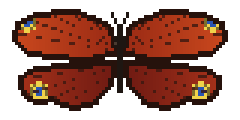
#> input picture butterfly-game/steam/_src/bf_aglais_io.png, 80 x 40 px, given in place of logo.png, which was not available (shown 3 times larger)
$ python make_steam_art.py
#> lines starting #> are read from the running program, lines starting #| are printed output that depends on the picture; pictures that were not available may be replaced by others from this repository, and a replacement may not be noted
"""Steam store graphics from steam/_src (made by tools/test/steam_art_src.js) and steam/screenshots -> steam/capsules"""
import os, math
from PIL import Image, ImageDraw, ImageFilter, ImageEnhance
ROOT = os.path.join(os.path.dirname(os.path.abspath(__file__)), '..', 'steam'); SRC = os.path.join(ROOT, '_src'); OUT = os.path.join(ROOT, 'capsules')
os.makedirs(OUT, exist_ok=True)
ld = lambda n: Image.open(os.path.join(SRC, n)).convert('RGBA')
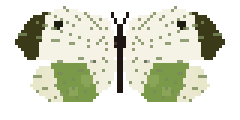
#> input picture butterfly-game/steam/_src/bf_euchloe_guaymasensis.png, 80 x 40 px (shown 3 times larger)
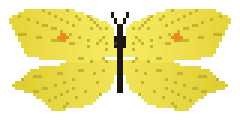
#> input picture butterfly-game/steam/_src/bf_gonepteryx_rhamni.png, 80 x 40 px (shown 3 times larger)
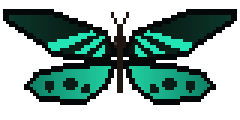
#> input picture butterfly-game/steam/_src/bf_ornithoptera_alexandrae.png, 80 x 40 px (shown 3 times larger)
def pano(n, scale):  # nearest-neighbour upscale keeps the pixels crisp
    im = ld('pano_' + n + '.png'); return im.resize((im.width * scale, im.height * scale), Image.NEAREST)
def trim(im):
    return im.crop(im.getbbox())
LOGO = trim(ld('logo.png'))
BF = {n[3:-4]: ld(n) for n in os.listdir(SRC) if n.startswith('bf_')}
#> BF = 4 items
def cover(im, w, h, fx=0.5, fy=0.5):
    s = max(w / im.width, h / im.height); im = im.resize((math.ceil(im.width * s), math.ceil(im.height * s)), Image.NEAREST)
    x = int((im.width - w) * fx); y = int((im.height - h) * fy); return im.crop((x, y, x + w, y + h))
def logo_on(img, width, cx, cy):
    s = max(1, round(width / LOGO.width)); lg = LOGO.resize((LOGO.width * s, LOGO.height * s), Image.NEAREST)
    # soft dark glow so the logo reads on any background
    a = lg.split()[3].filter(ImageFilter.MaxFilter(5)).filter(ImageFilter.GaussianBlur(5)); glow = Image.new('RGBA', lg.size, (0, 0, 0, 0)); glow.putalpha(a.point(lambda v: int(v * 0.6)))
    img.alpha_composite(glow, (int(cx - lg.width / 2), int(cy - lg.height / 2))); img.alpha_composite(lg, (int(cx - lg.width / 2), int(cy - lg.height / 2))); return img
def butterflies(img, items, size):  # items: (name, x, y, angle, scale)
    for n, x, y, ang, k in items:
        if n not in BF: continue
        b = BF[n].resize((int(80 * k * size), int(40 * k * size)), Image.NEAREST).rotate(ang + 90, expand=True, resample=Image.NEAREST)
        img.alpha_composite(b, (int(x - b.width / 2), int(y - b.height / 2)))
    return img
def save(img, name, jpg=False):
    img = img.convert('RGB'); p = os.path.join(OUT, name); img.save(p, quality=95) if jpg else img.save(p); print(name, img.size)

# header capsule 460x215, small 231x87, main 616x353, vertical 374x448 (store); 600x900 capsule, 3840x1240 hero, 1438x810 background (library / page)
def capsule(w, h, scene, logo_w, ly, bfs=(), size=None):
    sc = size or max(1, w // 460); img = cover(pano(scene, 8 if w > 700 else 4), w, h, 0.5, 0.78).convert('RGBA')
    g = Image.new('RGBA', (w, h), (0, 0, 0, 0)); d = ImageDraw.Draw(g)
    for y in range(h): d.line([(0, y), (w, y)], fill=(0, 12, 24, int(150 * (y / h) ** 2)))
    img.alpha_composite(g); butterflies(img, [(n, x * w, y * h, a, k) for n, x, y, a, k in bfs], max(1, w / 460)); return logo_on(img, logo_w, w / 2, ly * h)
B1 = [('papilio_machaon', 0.12, 0.30, -30, 0.6), ('ornithoptera_alexandrae', 0.86, 0.62, 25, 0.9), ('aglais_io', 0.72, 0.18, 10, 0.5)]
save(capsule(460, 215, 'alps', 360, 0.42, B1), 'header_460x215.png')
#> in pano, im is the input picture: PIL image 80x40 RGBA; mean R, G, B, A 95.8, 98.2, 82.3, 133.2
#> in cover, `s = max(w / im.width, h / im.height)`: s = 1.44
#> in capsule, `g = Image.new('RGBA', (w, h), (0, 0, 0, 0))`: g: PIL image 460x215 RGBA; every value is 0
#> in logo_on, `glow = Image.new('RGBA', lg.size, (0, 0, 0, 0))`: glow: PIL image 360x170 RGBA; every value is 0
#> in save, `img = img.convert('RGB')`:
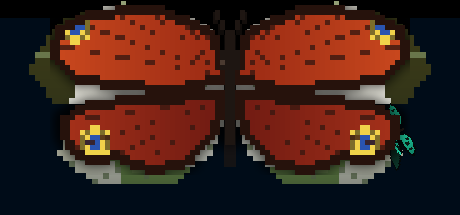
#> img: PIL image 460x215 RGB; mean R, G, B 62.1, 33.2, 26
#| header_460x215.png (460, 215)
save(capsule(231, 87, 'alps', 190, 0.5, [('ornithoptera_alexandrae', 0.88, 0.65, 25, 0.45)]), 'small_231x87.png')
#> in capsule (call 2), `g = Image.new('RGBA', (w, h), (0, 0, 0, 0))`: g: PIL image 231x87 RGBA; every value is 0
#> in logo_on (call 2), `glow = Image.new('RGBA', lg.size, (0, 0, 0, 0))`: glow: PIL image 216x102 RGBA; every value is 0
#> call 2 of save, with name = 'small_231x87.png', jpg = False
#> in save (call 2), `img = img.convert('RGB')`:
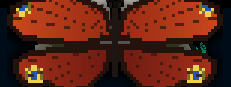
#> img: PIL image 231x87 RGB; mean R, G, B 94.3, 37.7, 22.8
#| small_231x87.png (231, 87)
save(capsule(616, 353, 'japan', 480, 0.40, B1), 'main_616x353.png')
#> in capsule (call 3), `g = Image.new('RGBA', (w, h), (0, 0, 0, 0))`: g: PIL image 616x353 RGBA; every value is 0
#> call 3 of logo_on, with width = 480, cx = 308, cy = 141.2
#> in logo_on (call 3), `glow = Image.new('RGBA', lg.size, (0, 0, 0, 0))`: glow: PIL image 504x238 RGBA; every value is 0
#> in logo_on (call 3), `glow.putalpha(a.point(lambda v: int(v * 0.6)))`:
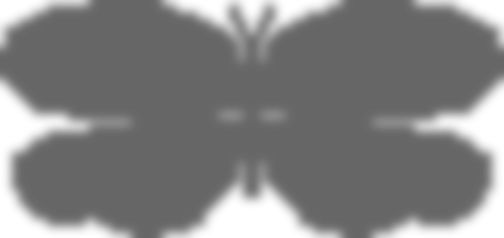
#> glow: PIL image 504x238 RGBA; mean R, G, B, A 0, 0, 0, 124.6; transparent parts drawn white
#> in logo_on (call 3), `img.alpha_composite(glow, (int(cx - lg.width / 2), int(cy - lg.height `:
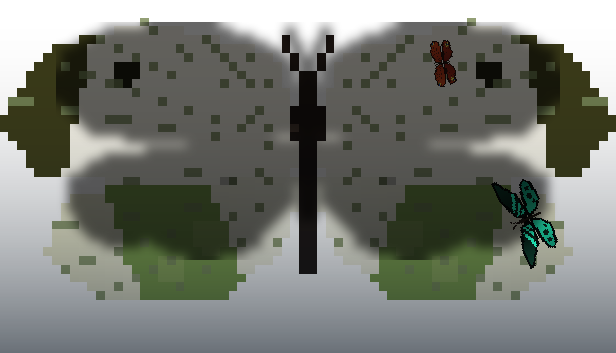
#> img: PIL image 616x353 RGBA; mean R, G, B, A 48.7, 54.3, 49.4, 184.7; transparent parts drawn white
#| main_616x353.png (616, 353)
save(capsule(374, 448, 'alps', 330, 0.30, [('papilio_machaon', 0.2, 0.62, -20, 0.8), ('ornithoptera_alexandrae', 0.78, 0.78, 30, 1.0), ('aglais_io', 0.7, 0.52, 10, 0.5)]), 'vertical_374x448.png')
#| vertical_374x448.png (374, 448)
save(capsule(600, 900, 'japan', 520, 0.30, [('papilio_machaon', 0.2, 0.55, -20, 1.3), ('ornithoptera_alexandrae', 0.75, 0.72, 30, 1.6), ('aglais_io', 0.7, 0.45, 10, 0.9), ('gonepteryx_rhamni', 0.3, 0.82, 40, 0.9)]), 'library_capsule_600x900.png')
#| library_capsule_600x900.png (600, 900)
# hero: panorama only (the logo is a separate file)
#> (the run stopped early here; a loop or call above may not have finished)
